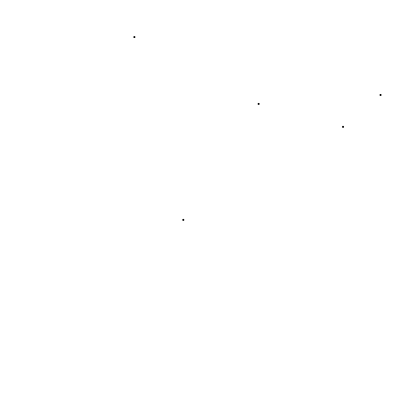
Frame 1 (no input)
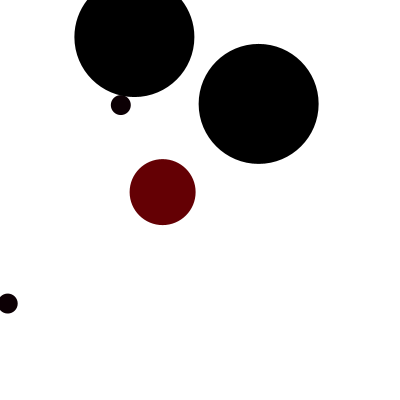
Frame 60 (the mouse pressed at the canvas centre just before this capture)
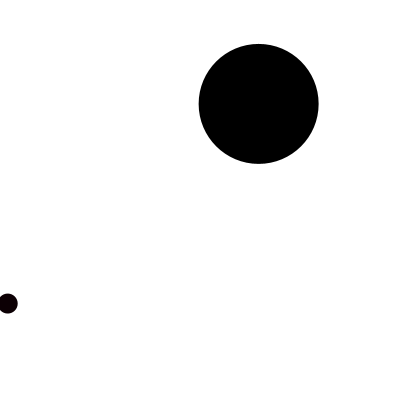
Frame 120 (the mouse held since frame 60 and released just before this capture)

The Processing sketch that drew these frames (run headless with seeded random() and noise(); from frame 60 on, the mouse is pressed at the canvas centre):

// Processing sketch: processing_170409
// ── processing_170409.pde

Ball ball[] = new Ball[5];

boolean globalGrow = true;

void setup() {
  size(400, 400);
  smooth();

  
  for (int i=0;i<5;i++) {
    ball[i] = new Ball(); 
  }
}

void draw() {
  background(255);
  
  for (int x=0; x<5; x++) {
    for (int y=0; y<5; y++) {
      if (ball[x].intersect(ball[y])) {
        if (x != y) {
          color c = color(random(255), random(20), random(20));
          ball[x].resetMe(c);
          ball[y].resetMe(c);
        }
      }
    }
  }
   


  if (globalGrow == true) { 
    for (int i=0;i<5;i++) {
      ball[i].sizeIt(); 
    }
    
    
    for (int f=0;f<5;f++) { 
      int g=f+1; 
      if (g>2) {g=0;} 

      if (ball[f].intersect(ball[g])) {
        color c = color(random(255), random(255), random(255));
        ball[f].resetMe(c); 
        ball[g].resetMe(c); 
      }
    }
  }

  for (int h=0;h<5;h++) {
    ball[h].display();
  }
}
void mousePressed() {
  if (globalGrow == true) {
    globalGrow = false;
  }
  else {
    globalGrow = true;
  }
}


class Ball {
  float r; 
  float x,y;
  color c;

  Ball() {
    resetMe(color(0,0,0));
  }

  void sizeIt() {
    r+=1;
  }
  void resetMe(color tempC){
    r = 0;
    x = random(width);
    y = random(height);
    c = tempC;
  }

  void display() {
    noStroke();
    fill(c);
    ellipse(x,y,r*2,r*2);
  }

  boolean intersect(Ball b) { 
    float distance = dist(x,y,b.x,b.y); 

    
    if (distance < r + b.r) {
      return true;
    } 
    else {
      return false;
    }
  }
}
